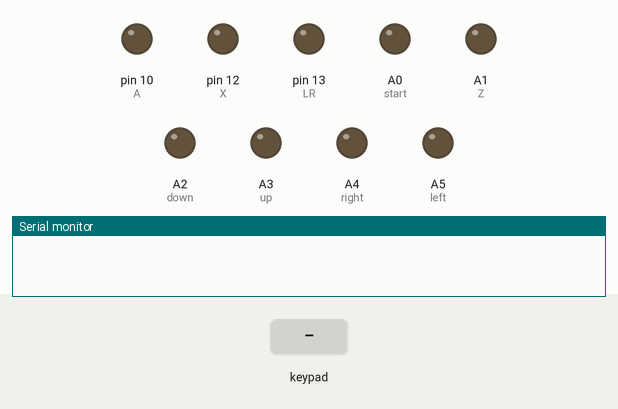
Simulated run of this sketch. Board: Arduino Uno, built with avr-gcc and run on an emulated ATmega328P. On the bench: output pins drawn as LEDs (lit = HIGH), the last lines printed to the serial monitor. Dashed ring = blinking. Inputs (shaded band) come from the test bench.

Above: at 6.6 s.
6.7 s: key '7' pressed
At 6.93 s:
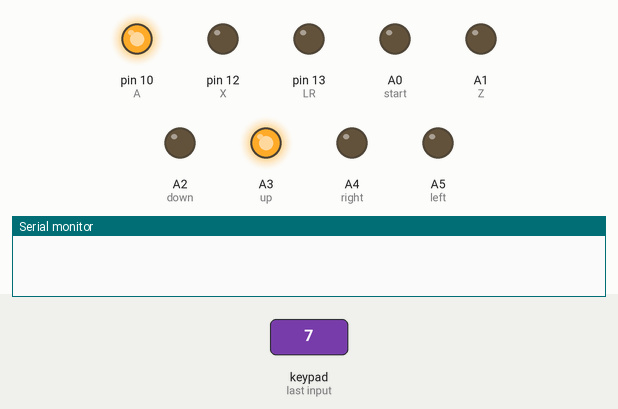
8.5 s: keypad keys 5 4 3 2 # pressed 0.4 s apart
At 9.5 s:
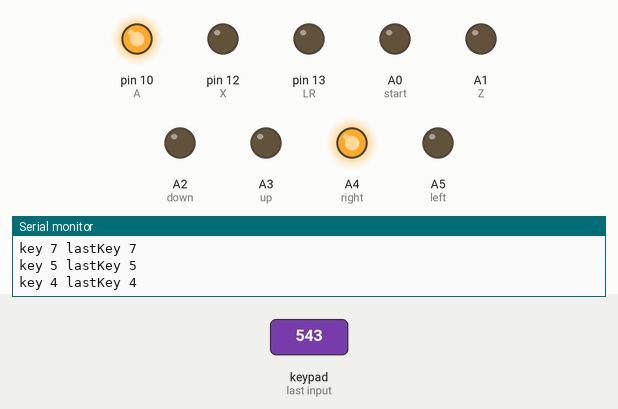
12.0 s: key 'B' pressed
At 14.0 s:
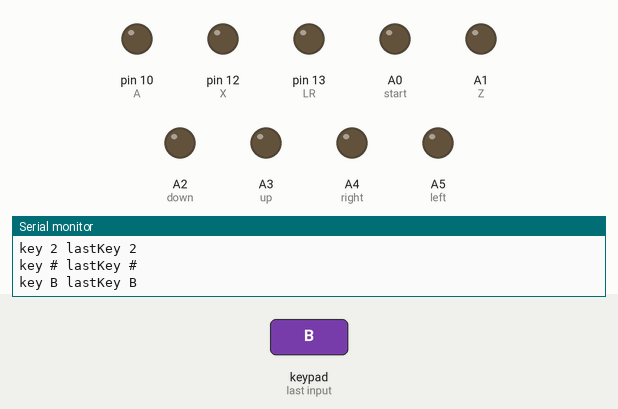
15.0 s: keypad keys 9 8 7 6 A pressed 0.4 s apart
At 15.22 s:
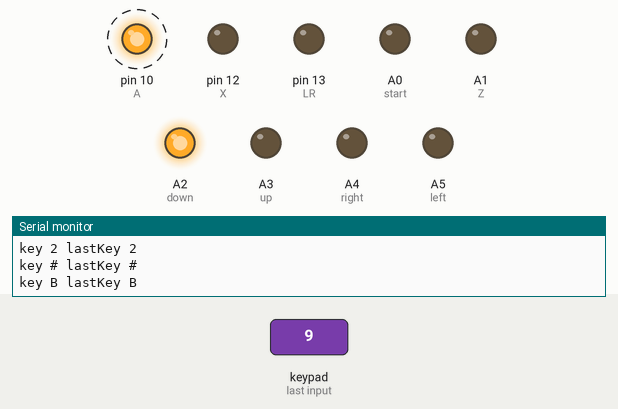
18.5 s: keypad keys 1 3 9 7 * pressed 0.4 s apart
At 18.7 s:
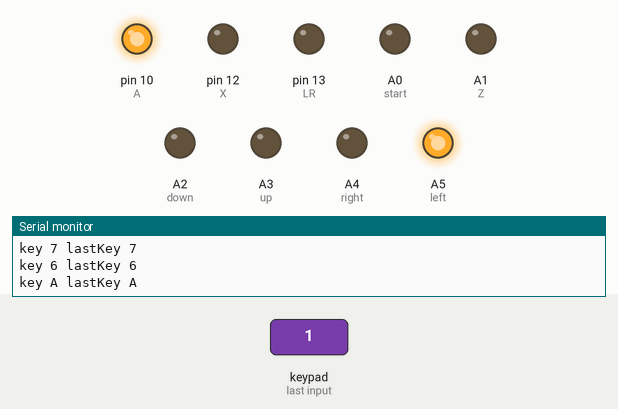
23.5 s: key '*' pressed
At 27.1 s:
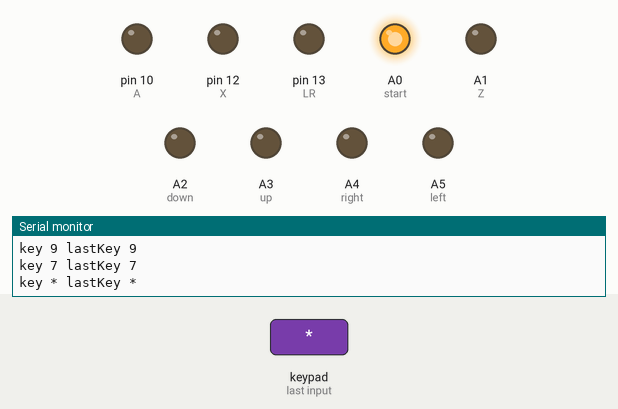
Timing chart, 0 to 27.5 s (numbered marks = the images above; inputs shaded):
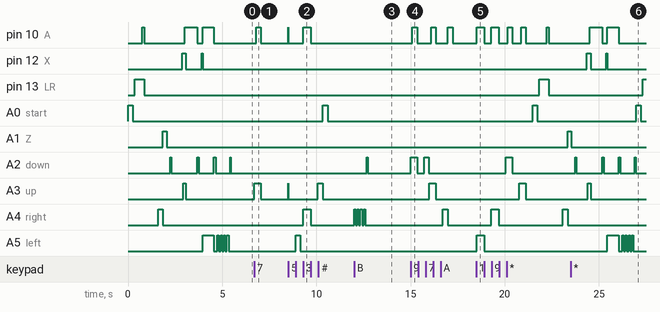

The sketch:

keypad_smash_marth.ino
```cpp
#include <Keypad.h>

const int left = A5;
const int right = A4;
const int up = A3;
const int down = A2;
const int Z = A1;
const int start = A0;
const int A = 10;
const int B = 11;
const int X = 12;
const int LR = 13;
char lastKey = "";
const int timeToWait = 500;

const byte ROWS = 4; //four rows
const byte COLS = 4; //three columns
char keys[ROWS][COLS] = {
  {'1','4','7','*'},
  {'2','5','8','0'},
  {'3','6','9','#'},
  {'A','B','C','D'}
};

byte rowPins[ROWS] = {5, 4, 3, 2};
byte colPins[COLS] = {9, 8, 7, 6};

Keypad customKeypad = Keypad( makeKeymap(keys), rowPins, colPins, ROWS, COLS );

void dancingBlade(int direct) {
  for (int x = 0; x < 4; x++) {
    digitalWrite(direct, HIGH);
    digitalWrite(B, HIGH);
    delay(85);
    digitalWrite(direct, LOW);
    digitalWrite(B, LOW);
    delay(85);
  }
  digitalWrite(down, HIGH);
  digitalWrite(B,HIGH);
  delay(40);
  digitalWrite(down, LOW);
  digitalWrite(B,LOW);
}

void Counter() {
  digitalWrite(down, HIGH);
  delay(10);
  digitalWrite(B, HIGH);
  delay(100);
  digitalWrite(down, LOW);
  digitalWrite(B, LOW);
}

void DolphinSlash() {
  digitalWrite(up, HIGH);
  delay(10);
  digitalWrite(B, HIGH);
  delay(100);
  digitalWrite(up, LOW);
  digitalWrite(B, LOW);
}

void ShieldBreak() {
  digitalWrite(B, HIGH);
  delay(500);
  digitalWrite(B, LOW);
}


void reset() {
  delay(100);
  digitalWrite(LR, HIGH);
  delay(400);
  digitalWrite(A, HIGH);
  delay(100);
  digitalWrite(LR, LOW);
  digitalWrite(A, LOW);
}

void grabDownThrow() {
  digitalWrite(Z, HIGH);
  delay(200);
  digitalWrite(Z, LOW);
  delay(200);
  digitalWrite(down, HIGH);
  delay(50);
  digitalWrite(down, LOW);

}

void upAir() {
  digitalWrite(X, HIGH);
  delay(50);
  digitalWrite(up, HIGH);
  delay(100);
  digitalWrite(A, HIGH);
  delay(50);
  digitalWrite(X, LOW);
  digitalWrite(up, LOW);
  delay(600);
  digitalWrite(down, HIGH);
  digitalWrite(A, LOW);
  delay(85);
  digitalWrite(down, LOW);
  delay(100);
}

void dashDance() {
  for (int x = 0; x < 10; x++){
    digitalWrite(left, LOW);
    digitalWrite(right, HIGH);
    delay(67);
    digitalWrite(right, LOW);
    digitalWrite(left, HIGH);
    delay(67);
  }
  digitalWrite(left, LOW);
}

void leftNeutral() {
  digitalWrite(left, HIGH);
  delay(150);
  digitalWrite(X, HIGH);
  delay(50);
  digitalWrite(X, LOW);
  digitalWrite(left, LOW);
  digitalWrite(A, HIGH);
  delay(100);
  digitalWrite(A, LOW);
}

void rightNeutral() {
  digitalWrite(right, HIGH);
  delay(150);
  digitalWrite(X, HIGH);
  delay(50);
  digitalWrite(X, LOW);
  digitalWrite(right, LOW);
  digitalWrite(A, HIGH);
  delay(450);
  digitalWrite(down, HIGH);
  digitalWrite(A, LOW);
  delay(85);
  digitalWrite(down, LOW);
  delay(100);
}

void standingBackAirLeft() {
  digitalWrite(right, LOW);
  digitalWrite(X, HIGH);
  delay(50);
  digitalWrite(X, LOW);
  digitalWrite(left, HIGH);
  digitalWrite(A, HIGH);
  delay(600);
  digitalWrite(left, LOW);
  digitalWrite(down, HIGH);
  digitalWrite(A, LOW);
  delay(85);
  digitalWrite(down, LOW);
  delay(100);
}

void backAirLeft() {
  digitalWrite(left, HIGH);
  delay(250);
  digitalWrite(left, LOW);
  digitalWrite(right, HIGH);
  delay(50);
  digitalWrite(right, LOW);
  digitalWrite(X, HIGH);
  delay(50);
  digitalWrite(X, LOW);
  digitalWrite(left, HIGH);
  digitalWrite(A, HIGH);
  delay(100);
  digitalWrite(left, LOW);
  digitalWrite(A, LOW);
}

void backAirRight() {
  digitalWrite(right, HIGH);
  delay(250);
  digitalWrite(right, LOW);
  digitalWrite(left, HIGH);
  delay(50);
  digitalWrite(left, LOW);
  digitalWrite(X, HIGH);
  delay(50);
  digitalWrite(X, LOW);
  digitalWrite(right, HIGH);
  digitalWrite(A, HIGH);
  delay(100);
  digitalWrite(right, LOW);
  digitalWrite(A, LOW);
}

void smashAttack(int direct, int wait) {
  digitalWrite(A, HIGH);
  digitalWrite(direct, HIGH);
  delay(wait);
  digitalWrite(A, LOW);
  digitalWrite(direct, LOW);
  delay(350);
}

void tilt(int direct) {
  digitalWrite(direct, HIGH);
  delay(100);
  button40(A);
  digitalWrite(direct, LOW);
  delay(350);
}

void button40(int direct) {
   digitalWrite(direct, HIGH);
   delay(250);
   digitalWrite(direct, LOW);
}

void womboCombo() {
  button40(start);
  reset();
  delay(200);
  button40(B);
  delay(300);
  rightNeutral();
  delay(200);
  rightNeutral();
  delay(500);
  grabDownThrow();
  delay(300);
  smashAttack(left, 850);
}


void downCombo() {
  button40(start);
  reset();
  delay(200);
  button40(B);
  delay(300);
  button40(right);
  grabDownThrow();
  delay(575);
  upAir();
  delay(50);
  standingBackAirLeft();
  dancingBlade(left);

}

void setup() {
  Serial.begin(9600);
  pinMode(start, OUTPUT);
  pinMode(up, OUTPUT);
  pinMode(down, OUTPUT);
  pinMode(left, OUTPUT);
  pinMode(right, OUTPUT);
  pinMode(A, OUTPUT);
  pinMode(X, OUTPUT);
  pinMode(Z, OUTPUT);
  pinMode(LR, OUTPUT);
  downCombo();
}

void loop() {
  // put your main code here, to run repeatedly:
   char key = customKeypad.getKey();
   if (key == '1') {
     smashAttack(left, 400);

   } else if (key == '2') {
     button40(up);

   } else if (key == '3') {
     smashAttack(right, 400);

   } else if (key == 'A') {
     button40(A);

   } else if (key == '4') {
    button40(left);

   } else if (key == '5') {
     smashAttack(up, 10);

   } else if (key == '6') {
     button40(right);

   } else if (key == 'B') {
     dancingBlade(right);

   } else if (key == '7') {
     tilt(up);

   } else if (key == '8') {
     button40(down);

   } else if (key == '9') {
     tilt(down);

   } else if (key == 'C') {
     Counter();

   } else if (key == '*') {
     downCombo();

   } else if (key == '0') {
     grabDownThrow();

   }else if (key == '#' && lastKey == '#') {
     reset();
   } else if (key == '#') {
     button40(start);
   }else if (key == 'D') {
    DolphinSlash();
   }
   if (key != false) {
     lastKey = key;
     Serial.print("key ");
     Serial.print(key);
     Serial.print(" lastKey ");
     Serial.print(lastKey);
     Serial.println(" ");
   }
}
```

Measured:
- after the input at 6.7 s, pin 10 (A): LOW → HIGH after 0.11 s, → LOW 0.25 s later; A3 (up): LOW → HIGH at once, → LOW 0.35 s later
- after the input at 8.5 s, pin 10 (A): LOW → HIGH at once, → LOW 0.01 s later, → HIGH 0.79 s later, → LOW 0.40 s later; A0 (start): LOW → HIGH after 1.8 s, → LOW 0.25 s later
- after the input at 12.0 s, A2 (down): LOW → HIGH after 0.68 s, → LOW 0.04 s later; A4 (right): alternates HIGH for 0.09 s and LOW for 0.09 s, 8 changes in all, then stays LOW, starting at once
- after the input at 15.0 s, pin 10 (A): alternates HIGH for 0.25 s and LOW for 0.69 s, starting after 0.10 s; A2 (down): LOW → HIGH at once, → LOW 0.35 s later, → HIGH 0.37 s later, → LOW 0.25 s later; A3 (up): LOW → HIGH after 1.0 s, → LOW 0.35 s later; A4 (right): LOW → HIGH after 1.7 s, → LOW 0.25 s later
- after the input at 18.5 s, pin 10 (A): LOW → HIGH at once, → LOW 0.40 s later, → HIGH 0.37 s later, → LOW 0.40 s later, … (10 changes in this stretch); pin 13 (LR): LOW → HIGH after 3.3 s, → LOW 0.50 s later; A0 (start): LOW → HIGH after 3.0 s, → LOW 0.25 s later; A1 (Z): LOW → HIGH after 4.8 s; A2 (down): LOW → HIGH after 1.5 s, → LOW 0.35 s later
- after the input at 23.5 s, pin 13 (LR): LOW → HIGH after 3.8 s; A0 (start): LOW → HIGH after 3.5 s, → LOW 0.25 s later
